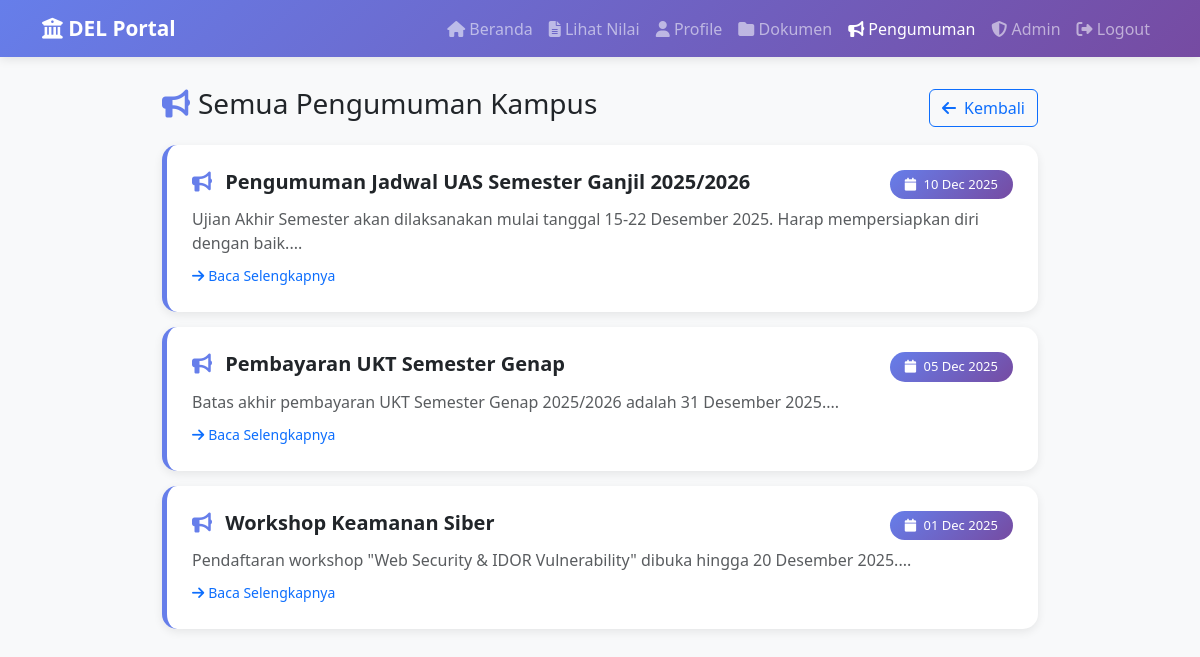
Page /pengumuman.php (signed in) on the committed database.
### tables this page shows
CREATE TABLE IF NOT EXISTS pengumuman (
    id INT AUTO_INCREMENT PRIMARY KEY,
    judul VARCHAR(200) NOT NULL,
    isi TEXT NOT NULL,
    tanggal DATE NOT NULL,
    created_at TIMESTAMP DEFAULT CURRENT_TIMESTAMP
);

### pengumuman.php (the view, shortened to what this page needs)
<?php
$user_id = $_SESSION['user_id'];
$conn = getConnection();
$stmt = $conn->prepare("SELECT * FROM mahasiswa WHERE id = ?");
$stmt->bind_param("i", $user_id);
$stmt->execute();
$user = $stmt->get_result()->fetch_assoc();
$pengumuman_id = isset($_GET['id']) ? (int)$_GET['id'] : 0;
if ($pengumuman_id > 0) {
    $pengumuman_stmt = $conn->prepare("SELECT * FROM pengumuman WHERE id = ?");
    $pengumuman_stmt->bind_param("i", $pengumuman_id);
    $pengumuman_stmt->execute();
    $pengumuman_result = $pengumuman_stmt->get_result();
    if ($pengumuman_result->num_rows === 0) {
        header('Location: dashboard.php');
        exit;
    }
    $pengumuman = $pengumuman_result->fetch_assoc();
} else {
    $all_pengumuman_query = "SELECT * FROM pengumuman ORDER BY tanggal DESC";
    $all_pengumuman_result = $conn->query($all_pengumuman_query);
    $all_pengumuman = [];
    while ($row = $all_pengumuman_result->fetch_assoc()) {
        $all_pengumuman[] = $row;
    }
}
?>
<!DOCTYPE html>
<html lang="id">
<head>
    <link href="https://cdn.jsdelivr.net/npm/bootstrap@5.3.2/dist/css/bootstrap.min.css" rel="stylesheet">
    <link href="https://cdnjs.cloudflare.com/ajax/libs/font-awesome/6.5.1/css/all.min.css" rel="stylesheet">
</head>
<body>
    <nav class="navbar navbar-expand-lg navbar-dark">
        <div class="container">
            <a class="navbar-brand" href="dashboard.php">
                <i class="fas fa-university"></i> DEL Portal
            </a>
            <div class="collapse navbar-collapse" id="navbarNav">
                <ul class="navbar-nav ms-auto">
                    <li class="nav-item">
                        <a class="nav-link" href="dashboard.php">
                            <i class="fas fa-home"></i> Beranda
                        </a>
                    </li>
                    <li class="nav-item">
                        <a class="nav-link" href="khs.php?id=<?= $user_id ?>">
                            <i class="fas fa-file-alt"></i> Lihat Nilai
                        </a>
                    </li>
                    <li class="nav-item">
                        <a class="nav-link" href="profile.php">
                            <i class="fas fa-user"></i> Profile
                        </a>
                    </li>
                    <li class="nav-item">
                        <a class="nav-link" href="documents.php">
                            <i class="fas fa-folder"></i> Dokumen
                        </a>
                    </li>
                    <li class="nav-item">
                        <a class="nav-link active" href="pengumuman.php">
                            <i class="fas fa-bullhorn"></i> Pengumuman
                        </a>
                    </li>
                    <?php if ($user['role'] === 'admin'): ?>
                    <li class="nav-item">
                        <a class="nav-link" href="admin.php">
                            <i class="fas fa-shield-alt"></i> Admin
                        </a>
                    </li>
                    <?php endif; ?>
                    <li class="nav-item">
                        <a class="nav-link" href="logout.php">
                            <i class="fas fa-sign-out-alt"></i> Logout
                        </a>
                    </li>
                </ul>
            </div>
        </div>
    </nav>
    <div class="container pengumuman-container">
        <?php if ($pengumuman_id > 0): ?>
            <div class="pengumuman-card">
                <div class="pengumuman-header">
                    <i class="fas fa-bullhorn fa-3x mb-3"></i>
                    <h2 class="mb-0"><?= htmlspecialchars($pengumuman['judul']) ?></h2>
                </div>
                <div class="pengumuman-body">
                    <div class="pengumuman-meta">
                        <div>
                            <i class="fas fa-calendar-alt me-2"></i>
                            <strong><?= date('d F Y', strtotime($pengumuman['tanggal'])) ?></strong>
                        </div>
                        <div>
                            <i class="fas fa-clock me-2"></i>
                            <?= date('H:i', strtotime($pengumuman['created_at'])) ?> WIB
                        </div>
                    </div>
                    <div class="pengumuman-content">
                        <?= nl2br(htmlspecialchars($pengumuman['isi'])) ?>
                    </div>
                    <div class="mt-4 pt-4 border-top">
                        <a href="pengumuman.php" class="btn btn-outline-primary">
                            <i class="fas fa-arrow-left me-2"></i>Kembali ke Daftar Pengumuman
                        </a>
                        <a href="dashboard.php" class="btn btn-outline-secondary">
                            <i class="fas fa-home me-2"></i>Ke Dashboard
                        </a>
                    </div>
                </div>
            </div>
        <?php else: ?>
            <div class="mb-4">
                <div class="d-flex align-items-center justify-content-between mb-3">
                    <h3><i class="fas fa-bullhorn me-2" style="color: #667eea;"></i>Semua Pengumuman Kampus</h3>
                    <a href="dashboard.php" class="btn btn-outline-primary">
                        <i class="fas fa-arrow-left me-2"></i>Kembali
                    </a>
                </div>
                <?php if (count($all_pengumuman) > 0): ?>
                    <?php foreach ($all_pengumuman as $item): ?>
                    <a href="pengumuman.php?id=<?= $item['id'] ?>" class="list-card">
                        <div class="d-flex justify-content-between align-items-start mb-2">
                            <h5 class="fw-bold mb-0">
                                <i class="fas fa-bullhorn me-2" style="color: #667eea;"></i>
                                <?= htmlspecialchars($item['judul']) ?>
                            </h5>
                            <span class="badge-date">
                                <i class="fas fa-calendar me-1"></i>
                                <?= date('d M Y', strtotime($item['tanggal'])) ?>
                            </span>
                        </div>
                        <p class="text-muted mb-2">
                            <?= substr(htmlspecialchars($item['isi']), 0, 200) ?>...
                        </p>
                        <div class="text-primary">
                            <small><i class="fas fa-arrow-right me-1"></i>Baca Selengkapnya</small>
                        </div>
                    </a>
                    <?php endforeach; ?>
                <?php endif; ?>
            </div>
        <?php endif; ?>
    </div>
</body>
</html>

### pengumuman.php (style rules this page uses)
body { background: #f8f9fa; font-family: 'Segoe UI', Tahoma, Geneva, Verdana, sans-serif; }
.navbar { background: linear-gradient(135deg, #667eea 0%, #764ba2 100%); box-shadow: 0 2px 10px rgba(0,0,0,0.1); }
.navbar-brand { font-weight: 700; font-size: 1.3rem; }
.pengumuman-container { max-width: 900px; margin: 30px auto; }
.list-card { background: white; border-radius: 15px; padding: 25px; margin-bottom: 15px; box-shadow: 0 3px 10px rgba(0,0,0,0.08); transition: all 0.3s; border-left: 5px solid #667eea; text-decoration: none; color: inherit; display: block; }
.badge-date { background: linear-gradient(135deg, #667eea 0%, #764ba2 100%); color: white; padding: 5px 15px; border-radius: 20px; font-size: 13px; }

### rows in the picture
pengumuman: judul "Pengumuman Jadwal UAS Semester Ganjil 2025/2026", tanggal "10 Dec 2025", isi "Ujian Akhir Semester akan dilaksanakan mulai tanggal 15-22 Desember 2025. Harap mempersiapkan diri dengan baik."
pengumuman: judul "Pembayaran UKT Semester Genap", tanggal "05 Dec 2025", isi "Batas akhir pembayaran UKT Semester Genap 2025/2026 adalah 31 Desember 2025."
pengumuman: judul "Workshop Keamanan Siber", tanggal "01 Dec 2025", isi "Pendaftaran workshop \"Web Security & IDOR Vulnerability\" dibuka hingga 20 Desember 2025."
